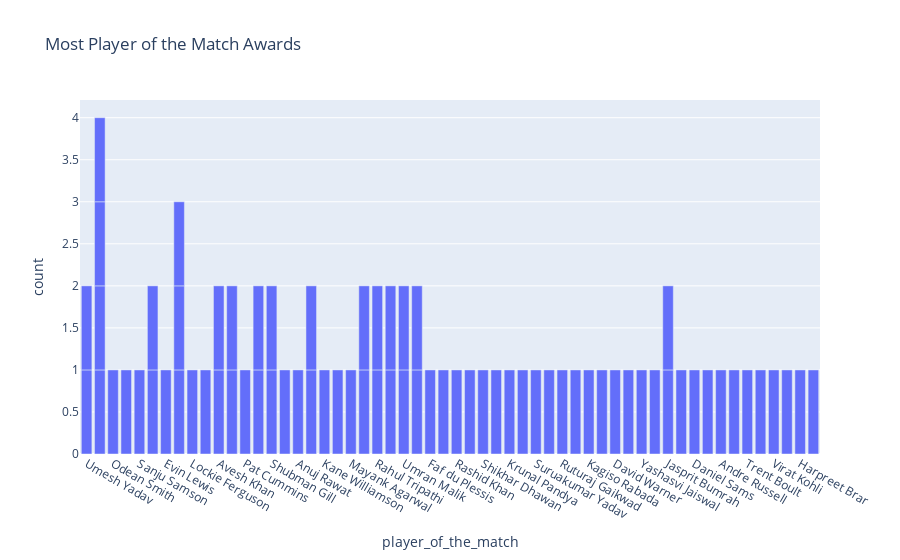

Here is the notebook cell this chart was saved with:
### Code cell
figure = p.bar(data, x = data["player_of_the_match"], 
                title="Most Player of the Match Awards")
figure.show()

### Figure 1 — Plotly figure (JSON) as saved in the notebook; plotly's stock layout.template omitted (floating-point values rounded to 4 significant figures)
{"data": [{"alignmentgroup": "True", "hovertemplate": "player_of_the_match=%{x}<br>count=%{y}<extra></extra>", "legendgroup": "", "marker": {"color": "#636efa", "pattern": {"shape": ""}}, "name": "", "offsetgroup": "", "orientation": "v", "showlegend": false, "textposition": "auto", "type": "bar", "x": ["Umesh Yadav", "Kuldeep Yadav", "Odean Smith", "Mohammed Shami", "Sanju Samson", "Wanindu Hasaranga", "Evin Lewis", "Umesh Yadav", "Jos Buttler", "Lockie Ferguson", "Liam Livingstone", "Avesh Khan", "Dinesh Karthik", "Pat Cummins", "Quinton de Kock", "Shubman Gill", "Abhishek Sharma", "Anuj Rawat", "Kuldeep Yadav", "Yuzvendra Chahal", "Kane Williamson", "Shivam Dube", "Mayank Agarwal", "Hardik Pandya", "Rahul Tripathi", "K L Rahul", "Dinesh Karthik", "Umran Malik", "David Miller", "Yuzvendra Chahal", "Faf du Plessis", "Kuldeep Yadav", "Mukesh Choudhary", "Jos Buttler", "Rashid Khan", "Marco Jansen", "K L Rahul", "Shikhar Dhawan", "Riyan Parag", "Umran Malik", "Kuldeep Yadav", "Krunal Pandya", "Rahul Tewatia", "Suruakumar Yadav", "Mohsin Khan", "Ruturaj Gaikwad", "Rinku Singh", "Kagiso Rabada", "Harshal Patel", "David Warner", "Tim David", "Yashasvi Jaiswal", "Avesh Khan", "Wanindu Hasaranga", "Devon Conway", "Jasprit Bumrah", "Shubman Gill", "Mitchell Marsh", "Daniel Sams", "Jonny Bairstow", "Andre Russell", "W. Saha", "Trent Boult", "Shardul Thakur", "Rahul Tripathi", "Quinton de Kock", "Virat Kohli", "R Aswin", "Jasprit Bumrah", "Harpreet Brar", "David Miller", "Rajat Patidar", "Jos Buttler", "Hardik Pandya"], "xaxis": "x", "y": [1, 1, 1, 1, 1, 1, 1, 1, 1, 1, 1, 1, 1, 1, 1, 1, 1, 1, 1, 1, 1, 1, 1, 1, 1, 1, 1, 1, 1, 1, 1, 1, 1, 1, 1, 1, 1, 1, 1, 1, 1, 1, 1, 1, 1, 1, 1, 1, 1, 1, 1, 1, 1, 1, 1, 1, 1, 1, 1, 1, 1, 1, 1, 1, 1, 1, 1, 1, 1, 1, 1, 1, 1, 1], "yaxis": "y"}], "layout": {"barmode": "relative", "legend": {"tracegroupgap": 0}, "title": {"text": "Most Player of the Match Awards"}, "xaxis": {"anchor": "y", "domain": [0, 1], "title": {"text": "player_of_the_match"}}, "yaxis": {"anchor": "x", "domain": [0, 1], "title": {"text": "count"}}}}
